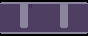

The image is a tile-based game level rendered from a .tmx file. Its description and complete source (layers, tilesets, objects, tile grids) follow:
An orthogonal 22x9 tile map with 4x4 px tiles, 2 tile layers (bg, solid), 2 tilesets and 7 objects.

<map version="1.0" tiledversion="1.0.2" orientation="orthogonal" renderorder="right-down" width="22" height="9" tilewidth="4" tileheight="4" backgroundcolor="#000000" nextobjectid="65">
 <tileset firstgid="1" source="test.tsx" />
 <tileset firstgid="26" source="objs.tsx" />
 <layer name="bg" width="22" height="9">
  <data encoding="csv">
0,0,0,0,0,0,0,0,0,0,0,0,0,0,0,0,0,0,0,0,0,0,
3,3,3,3,3,3,23,24,3,3,3,3,3,3,3,24,24,3,3,3,3,3,
3,3,3,3,3,3,3,3,3,3,3,3,3,3,3,3,3,3,3,3,3,3,
3,3,3,3,3,3,3,3,3,3,3,3,3,3,3,3,3,3,3,3,3,3,
3,3,3,3,3,3,3,3,3,3,3,3,3,3,3,3,3,3,3,3,3,3,
3,3,3,3,3,3,3,3,3,3,3,3,3,3,3,3,3,3,3,3,3,3,
3,3,3,3,3,3,3,3,3,3,3,3,3,3,3,3,3,3,3,3,3,3,
3,3,3,3,3,3,3,3,3,3,3,3,3,3,3,3,3,3,3,3,3,3,
0,0,0,0,0,0,0,0,0,0,0,0,0,0,0,0,0,0,0,0,0,0
</data>
 </layer>
 <layer name="solid" width="22" height="9">
  <data encoding="csv">
13,14,14,14,14,14,14,14,14,14,14,14,14,14,14,14,14,14,14,14,14,15,
0,0,0,0,0,7,7,0,0,0,0,0,0,0,0,7,7,0,0,0,0,0,
0,0,0,0,0,7,7,0,0,0,0,0,0,0,0,7,7,0,0,0,0,0,
0,0,0,0,0,7,7,0,0,0,0,0,0,0,0,7,7,0,0,0,0,0,
0,0,0,0,0,7,7,0,0,0,0,0,0,0,0,7,7,0,0,0,0,0,
0,0,0,0,0,7,7,0,0,0,0,0,0,0,0,7,7,0,0,0,0,0,
0,0,0,0,0,5,6,0,0,0,0,0,0,0,0,5,6,0,0,0,0,0,
0,0,0,0,0,0,0,0,0,0,0,0,0,0,0,0,0,0,0,0,0,0,
10,11,11,11,11,11,11,11,11,11,11,11,11,11,11,11,11,11,11,11,11,12
</data>
 </layer>
 <objectgroup name="objects" offsetx="0" offsety="4">
  <object id="7" gid="21" x="41" y="28" width="3" height="4" />
  <object id="8" gid="21" x="45" y="28" width="3" height="4" />
  <object id="15" gid="27" x="42" y="21" width="4" height="2" />
  <object id="16" gid="29" x="6.0606" y="25.5151" width="3" height="6" />
  <object id="17" gid="26" x="75" y="24" width="5" height="4" />
  <object id="63" gid="27" x="42.4545" y="15.9091" width="4" height="2" />
  <object id="64" gid="40" x="6" y="13" width="9" height="9" />
 </objectgroup>
</map>
